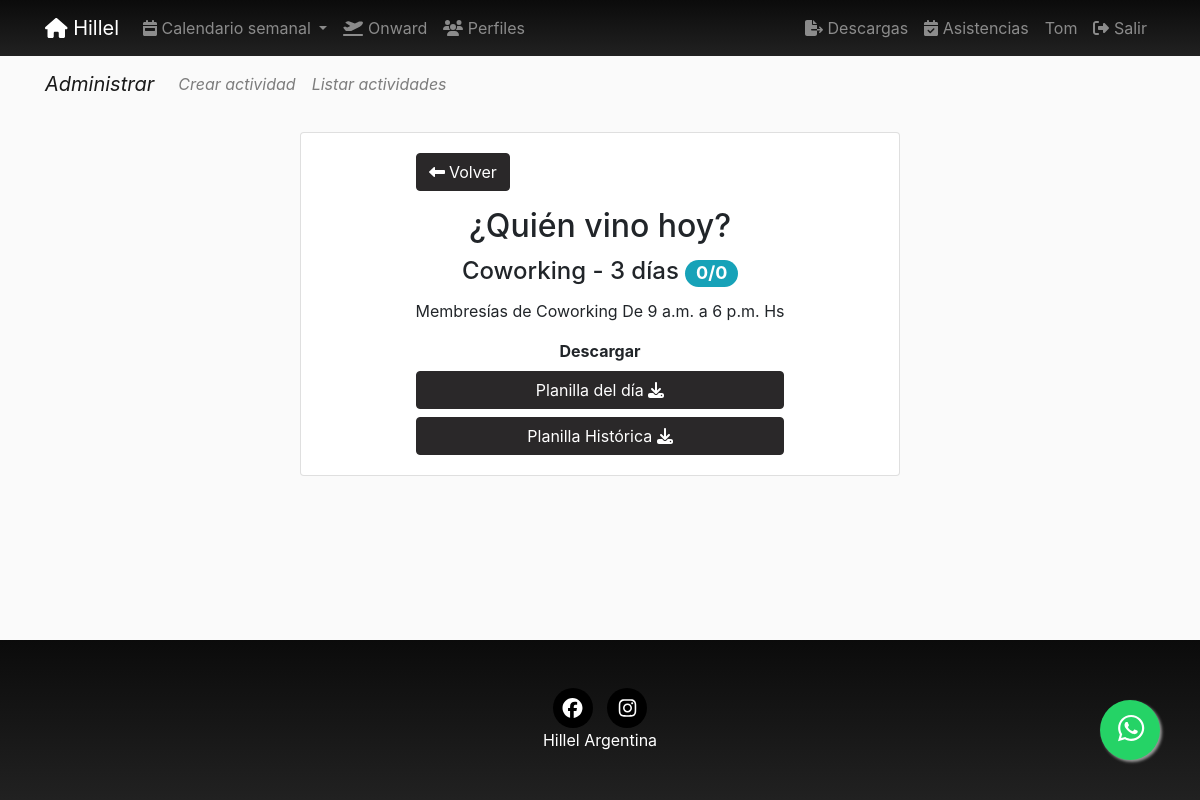
The page /pages/asistencia/14/coworking-3-dias/ (signed in) on the database its author committed.
### pages/models.py (models this page shows, shortened)
class Page(models.Model):
    title = models.CharField(verbose_name="Título", max_length=200)
    horaDesde = models.TimeField(verbose_name="Hora desde", null=True, blank=True, auto_now=False, auto_now_add=False,)
    horaHasta = models.TimeField(verbose_name="Hora hasta", null=True, blank=True, auto_now=False, auto_now_add=False,)
    description = RichTextField(verbose_name="Descripción", null=True, blank=True)
    textoExtraMail = RichTextField(verbose_name="Texto extra del mail", null=True, blank=True)
    flyer = models.ImageField(upload_to=custom_upload_to,
                              null=True, blank=True)
    dia = models.ForeignKey(Day, verbose_name='dia', null=True, on_delete=models.CASCADE)
    cupo = models.SmallIntegerField(verbose_name="Cupo", default=0)
    modalidad = BooleanField(verbose_name="Online", default=0)
    nuevo = BooleanField(verbose_name="Nuevo", default=0)
    activa = BooleanField(verbose_name="Activa", default=1)
    categories = models.ManyToManyField(Category, verbose_name='categorias', related_name='get_pages', blank=True)
    provincia = models.ForeignKey(Provincia, on_delete=models.CASCADE, null=True, blank=True)
    responsable = models.ForeignKey(Responsable, on_delete=models.CASCADE, null=True, blank=True)
    colaborador = models.ForeignKey(Colaborador, on_delete=models.CASCADE, null=True, blank=True)
    secreta = BooleanField(verbose_name="Tiene clave?", default=0)
    clave = models.CharField(verbose_name="Clave", null=True, blank=True, default="", max_length=200)
    objects = PagesManager()
    created = models.DateTimeField(auto_now_add=True, verbose_name="Fecha de creación", blank=True, null=True)
    updated = models.DateTimeField(auto_now=True, verbose_name="Fecha de edición", blank=True, null=True)
    class Meta:
        verbose_name = "actividad"
        verbose_name_plural = "actividades"
        ordering = ['dia__order', 'horaDesde', '-title']
    @property
    def Qanotados(self):
        subscripcion = Subscription.objects.find_page(self)
        if subscripcion is None:
            return 0
        if len(subscripcion) > 0:
            return subscripcion.count()
        return 0
    def historialHoy(self):
        date = datetime.now()
        historial = Historial.objects.find(page=self, date=date)
        if historial is None:
            return None
        return historial
    @property
    def Qasistentes(self):
        if self.historialHoy() is None:
            return 0
        return self.historialHoy().Qasistentes

class Day(models.Model):
    day = models.CharField(verbose_name="Día", max_length=200)
    order = models.SmallIntegerField(verbose_name="Orden", default=0)
    class Meta:
        verbose_name = "Día"
        verbose_name_plural = "Días"
        ordering = ['order']
    def __str__(self):
        return self.day

### pages/views.py (the view)
# urls.py: path('asistencia/<int:pk>/<slug:slug>/', AsistenciaDetail, name='asistenciaDetail'),
def AsistenciaDetail(request, pk, slug):
    if request.user.is_authenticated:
        page = get_object_or_404(Page, pk=pk)
        subscribers = Subscription.objects.find_page(page)
        return render(request, 'pages/asistencia_detail.html',
                      {'page': page, 'subscribers': subscribers})
    raise Http404("Usuario no está autenticado")

### pages/models.py (called while the page is built)
    def find_page(self, page):
        queryset = self.filter(pages=page)
        if len(queryset) > 0:
            return queryset
        return None

    def find(self, page, date):
        historial = self.filter(page=page,
                                fecha__year=date.year,
                                fecha__month=date.month,
                                fecha__day=date.day
                                )
        if len(historial) == 0:
            return None
        return historial[0]

### profiles/processors.py (called while the page is built)
def ctx_dict(request):
    ctx = {}
    bitajon = False
    if request.user.groups.filter(name="BITAJON").count():
        bitajon = True
    ctx["bitajon"] = bitajon
    return ctx

### social/models.py (called while the page is built)
    def __str__(self):
        return self.numero

### social/processors.py (called while the page is built)
def ctx_dict(request):
    ctx = {}
    links = Link.objects.all()
    for link in links:
        ctx[link.key] = link.url
    whatsapp = Whatsapp.objects.all().first()
    ctx['whatsappHillel'] = whatsapp
    return ctx

### pages/templates/pages/asistencia_detail.html (shortened to what this page needs)
{% extends 'core/base.html' %}
{% load static %}
{% block content %}
  {% include 'pages/includes/pages_menu.html' %}
  <main role="main">
<div class="container">
    <div class="card mx-auto border-1 mb-5 w-20 " style="max-width:600px">
      <div class="card-body mx-auto" >
{%if page.modalidad %}
    <a class="btn btn-dark mb-3" href="{% url 'pages:asistencia' 1 %}">
{% else %}
    <a class="btn btn-dark mb-3" href="{% url 'pages:asistencia' 0 %}">
{% endif %}
        <i class="fas fa-long-arrow-alt-left"></i>
    Volver</a>
        <h2 class="card-title text-center">¿Quién vino hoy?</h2>
        <h4 class="card-title text-center">{{page.title}}
        <a id="info" class="badge badge-pill badge-info" href="#" data-toggle="tooltip" title="Asistentes/Anotados">{{page.Qasistentes}}/{{page.Qanotados}}</a>
        </h4>
        <p class="card-text text-center"> {{page.dia}} De {{page.horaDesde}} a {{page.horaHasta}} Hs</p>
        {% if request.user.is_staff %}
          <dt class="text-center mt-3 mb-2">Descargar</dt>
          <a class="btn btn-dark btn-block" href="{% url 'pages:descargarasistencias' page.id %}">Planilla del día
          <i class="fa fa-download "></i></a>
          <a class="btn btn-dark btn-block" href="{% url 'pages:descargarhistoricoasistencias' page.id %}">Planilla Histórica
          <i class="fa fa-download "></i></a>
        {% endif %}
      </div>
    </div>
  </div>
{% endblock %}

### core/templates/core/base.html (shortened to what this page needs)
<!DOCTYPE html>
<html lang="es">
  <head>
    {% load static %}
    <link href="{% static 'core/vendor/bootstrap/css/bootstrap.min.css' %}" rel="stylesheet">
    <link href="{% static 'core/css/main.css' %}" rel="stylesheet">
  </head>
  <body class="fondo" >
    <body>
      <nav class="navbar navbar-expand-lg navbar-dark bg-dark sticky-top footer-sample">
        <div class="container">
          <a class="navbar-brand" href="{% url 'home' %}">
            <i class="fas fa-home"></i>
            Hillel</a>
          <div class="collapse navbar-collapse" id="ned">
            <ul class="navbar-nav mr-auto">
                <li class="nav-item dropdown">
                <a class="nav-link dropdown-toggle" href="#" id="navbardrop" data-toggle="dropdown">
                  <i class="fas fa-calendar-week"></i>
                Calendario semanal
                </a>
                </li>
                 <li class="nav-item">
                <a class="nav-link" href="{% url 'pages:onward' %}">
                 <i class="fas fa-plane-departure"></i>
                  Onward</a>
              </li>
                   {% if request.user.is_staff %}
                 <li class="nav-item">
                <a class="nav-link" href="{% url 'profiles:list' %}">
                  <i class="fas fa-users"></i>
                  Perfiles</a>
              </li>
                {% endif %}
            </ul>
            <ul class="navbar-nav">
            {% if request.user.is_staff %}
              <li class="nav-item">
                <a class="nav-link " href="{% url 'pages:exportar' %}">
                  <i class="fa fa-file-export"></i>
                  Descargas</a>
              </li>
            {% endif %}
            {% if request.user.is_staff or bitajon %}
              <li class="nav-item">
                <a class="nav-link" href="{% url 'pages:asistencia' 0 %}">
                  <i class="fas fa-calendar-check"></i>
                  Asistencias</a>
              </li>
            {% endif %}
            {% if not request.user.is_authenticated %}
              <li class="nav-item">
                <a class="nav-link" href="{% url 'login' %}">
                  <i class="fas fa-sign-in-alt"></i>
                  Acceder</a>
              </li>
                <li class="nav-item">
                <a class="nav-link" href="{% url 'signup' %}">
                  <i class="fas fa-user-plus"></i>
                  Registrarse</a>
              </li>
              {% else %}
              <li class="nav-item">
                <a class="nav-link" href="{% url 'home' %}"> {{request.user}}</a>
              </li>
              <li class="nav-item">
                <a class="nav-link" href="{% url 'logout' %}">
                  <i class="fas fa-sign-out-alt"></i>
                  Salir</a>
              </li>
              {% endif %}
            </ul>
          </div>
        </div>
      </nav>
      {% block content %}{% endblock %}
      <a id="whatsapp" href="https://wa.me/+549{{whatsappHillel}}" class="float badge badge-pill" target="_blank" data-toggle="tooltipW" title="Whatsapp">
        <i class="fab fa-whatsapp my-float"></i>
      </a>
    <footer class="footer text-faded text-center py-5 footer-sample ">
      <div class="container">
        <p class="m-0">
        {% if LINK_FACEBOOK %}
            <a href="{{LINK_FACEBOOK}}" class="link">
              <span class="fa-stack fa-lg ">
                <i class="fas fa-circle fa-stack-2x" style="color:black"></i>
                <i class="fab fa-facebook fa-stack-1x fa-inverse"></i>
              </span>
            </a>
              {% endif %}
             {% if LINK_INSTAGRAM %}
            <a href="{{LINK_INSTAGRAM}}" class="link">
              <span class="fa-stack fa-lg">
                <i class="fas fa-circle fa-stack-2x" style="color:black"></i>
                <i class="fab fa-instagram fa-stack-1x fa-inverse"></i>
              </span>
            </a>
              {% endif %}
    </div>
      <p class="m-0 mbt1" style="color:white">Hillel Argentina</p>
    </footer>
  </body>
</html>

### core/static/core/css/main.css (style rules this page uses)
main { padding-top: 20px; }
:root { --jumbotron-padding-y: 3rem; }
footer { padding-top: 3rem; padding-bottom: 3rem; }
footer p { margin-bottom: .25rem; }
html { overflow: scroll; }
body { min-height:100vh; margin:0; position:relative; }
body { position: relative; }
body::after { content: ''; display: block; height: 160px; }
footer { position: absolute; bottom: 0; width: 100%; height: 160px; }
.float { position:fixed; width:60px; height:60px; bottom:40px; right:40px; background-color:#25d366; color:#FFF; border-radius:50px; text-align:center; font-size:30px; box-shadow: 2px 2px 3px #999; z-index:100; }
.my-float { margin-top:5px; }
.footer-sample { background-color: #2a2829; background-color: #212121; background-image: -webkit-gradient(linear,left top,left bottom,color-stop(0%,#0b0b0b),color-stop(100%,#212121)) }
.fondo { background-color: rgba(var(--b3f,250,250,250),1); }
ul { list-style-type: none; }

### rows shown on the page
Page: title "Coworking - 3 días", Qasistentes "0", Qanotados "0", dia "Membresías de Coworking", horaDesde "9 a.m.", horaHasta "6 p.m."

### other values the page prints
{{ request.user }} "Tom"
